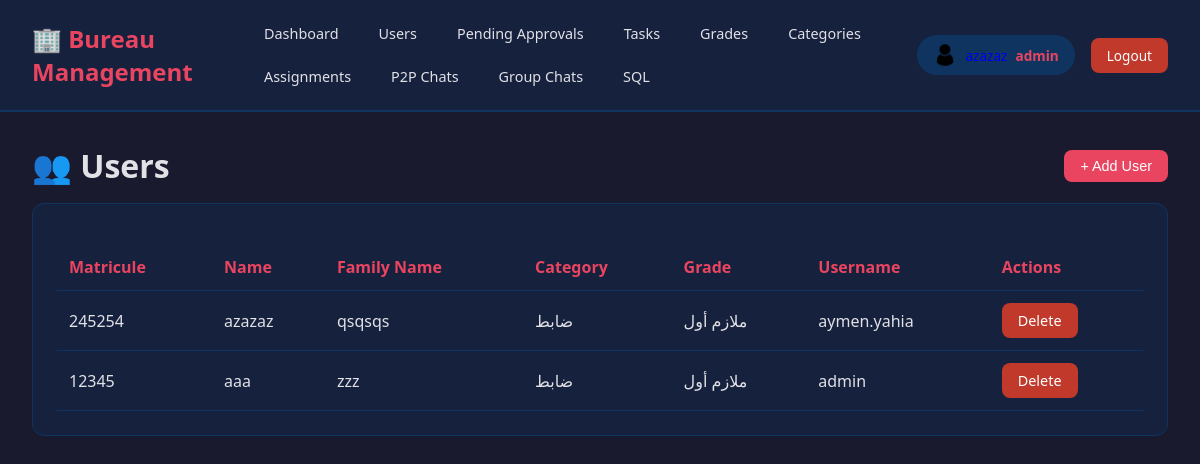
/web/users (signed in), run on an earlier commit of the app's database.
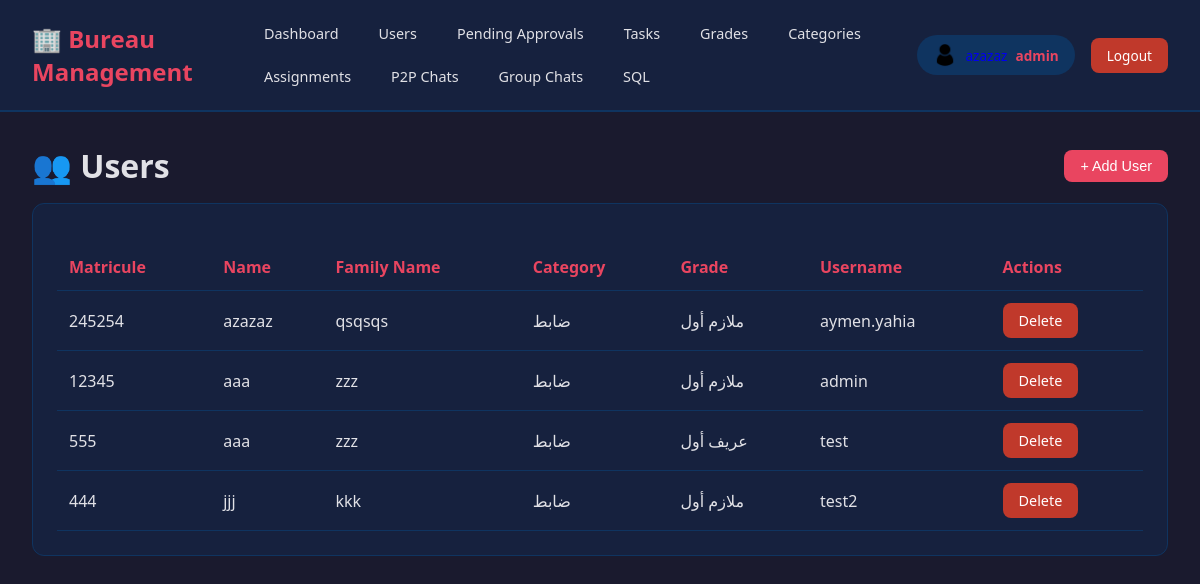
And on a later commit of the database.
### database.py (models this page shows)
class User(db.Model):
    __tablename__ = 'users'
    matricule = db.Column(db.Text, primary_key=True)
    name = db.Column(db.Text, nullable=False)
    family_name = db.Column(db.Text, nullable=False)
    category = db.Column(db.Integer, db.ForeignKey('categories.category_id'), nullable=False)
    grade = db.Column(db.Integer, db.ForeignKey('grades.grade_id'), nullable=False)
    user_name = db.Column(db.Text, nullable=False)
    password = db.Column(db.Text, nullable=False)
    profil_pic_url = db.Column(db.Text, nullable=False)
    user_role = db.Column(db.Integer, db.ForeignKey('user_roles.user_role_id'), nullable=False)
    is_approved = db.Column(db.Boolean, nullable=False, default=False)  # NEW: Approval status
    category_rel = db.relationship('Category', backref='users')
    grade_rel = db.relationship('Grade', backref='users')
    role_rel = db.relationship('UserRole', backref='users')
    approval_request = db.relationship('UserApprovalRequest', uselist=False, backref='user', cascade='all, delete-orphan')

class Category(db.Model):
    __tablename__ = 'categories'
    category_id = db.Column(db.Integer, primary_key=True)
    category_name = db.Column(db.Text, nullable=False)

class Grade(db.Model):
    __tablename__ = 'grades'
    grade_id = db.Column(db.Integer, primary_key=True)
    grade_name = db.Column(db.Text, nullable=False)

### app.py (the view)
@app.route('/web/users')
@admin_required
def web_users():
    users = User.query.all()
    grades = Grade.query.all()
    categories = Category.query.all()
    roles = UserRole.query.all()
    return render_template('tables/users.html', users=users, grades=grades, categories=categories, roles=roles)

### app.py (called while the page is built)
@app.context_processor
def inject_pending_approvals_count():
    def get_pending_approvals_count():
        return UserApprovalRequest.query.count()
    return dict(get_pending_approvals_count=get_pending_approvals_count)

### templates/tables/users.html (shortened to what this page needs)
{% extends "base.html" %}
{% block content %}
<div style="display: flex; justify-content: space-between; align-items: center; margin-bottom: 1rem;">
    <h1>👥 Users</h1>
    <button class="btn btn-primary" onclick="document.getElementById('addModal').classList.add('active')">+ Add User</button>
</div>
<div class="card">
    <table>
        <thead><tr><th>Matricule</th><th>Name</th><th>Family Name</th><th>Category</th><th>Grade</th><th>Username</th><th>Actions</th></tr></thead>
        <tbody>
            {% for user in users %}
            <tr><td>{{ user.matricule }}</td><td>{{ user.name }}</td><td>{{ user.family_name }}</td>
                <td>{{ user.category_rel.category_name if user.category_rel else user.category }}</td>
                <td>{{ user.grade_rel.grade_name if user.grade_rel else user.grade }}</td>
                <td>{{ user.user_name }}</td>
                <td><a href="{{ url_for('web_delete_user', matricule=user.matricule) }}" class="btn btn-danger" onclick="return confirm('Delete this user?')">Delete</a></td></tr>
            {% endfor %}
        </tbody>
    </table>
</div>
{% endblock %}

### templates/base.html (shortened to what this page needs)
<!DOCTYPE html>
<html lang="en">
<head>
</head>
<body>
    <nav class="navbar">
        <div class="navbar-left">
            <h1>🏢 Bureau Management</h1>
            <div class="nav-links">
                <a href="{{ url_for('dashboard') }}">Dashboard</a>
                {% if session.get('user_role') == 1 %}<a href="{{ url_for('web_users') }}">Users</a>{% endif %}
                {% if session.get('user_role') in [1, 2] %}<a href="{{ url_for('web_pending_approvals') }}">Pending Approvals</a>{% endif %}
                <a href="{{ url_for('web_tasks') }}">Tasks</a>
                {% if session.get('user_role') in [1, 2] %}<a href="{{ url_for('web_grades') }}">Grades</a>{% endif %}
                {% if session.get('user_role') in [1, 2] %}<a href="{{ url_for('web_categories') }}">Categories</a>{% endif %}
                {% if session.get('user_role') in [1, 2] %}<a href="{{ url_for('web_assignments') }}">Assignments</a>{% endif %}
                <a href="{{ url_for('web_p2p_chats') }}">P2P Chats</a>
                <a href="{{ url_for('web_group_chats') }}">Group Chats</a>
                {% if session.get('user_role') == 1 %}<a href="{{ url_for('web_sql') }}">SQL</a>{% endif %}
            </div>
        </div>
        <div class="user-info">
            <a href="{{ url_for('profile') }}" style="text-decoration: none;">
                <div class="user-badge" style="display: flex; align-items: center; gap: 0.5rem; cursor: pointer;">
                    <img src="{{ profile_pic if profile_pic is defined else '/static/uploads/profiles/default.png' }}"
                         alt="" style="width: 24px; height: 24px; border-radius: 50%; object-fit: cover;">
                    <span>{{ session.get('user_name', 'Guest') }}</span>
                    <span class="role">{{ session.get('user_role_name', 'Unknown') }}</span>
                </div>
            </a>
            <a href="{{ url_for('logout') }}" class="btn-logout">Logout</a>
        </div>
    </nav>
    <div class="container">
        {% block content %}{% endblock %}
    </div>
</body>
</html>

### templates/base.html (style rules this page uses)
* { margin: 0; padding: 0; box-sizing: border-box; }
body { font-family: 'Segoe UI', Tahoma, Geneva, Verdana, sans-serif; background: #1a1a2e; color: #e1e1e6; min-height: 100vh; }
.navbar { background: #16213e; padding: 1rem 2rem; display: flex; align-items: center; justify-content: space-between; border-bottom: 2px solid #0f3460; }
.navbar-left { display: flex; align-items: center; gap: 2rem; }
.navbar h1 { color: #e94560; font-size: 1.5rem; }
.nav-links { display: flex; gap: 0.5rem; flex-wrap: wrap; }
.nav-links a { color: #e1e1e6; text-decoration: none; padding: 0.5rem 1rem; border-radius: 8px; transition: all 0.3s; font-size: 0.9rem; }
.user-info { display: flex; align-items: center; gap: 1rem; }
.user-badge { background: #0f3460; padding: 0.5rem 1rem; border-radius: 20px; font-size: 0.85rem; }
.user-badge .role { color: #e94560; font-weight: bold; }
.btn-logout { background: #c0392b; color: white; padding: 0.5rem 1rem; border-radius: 8px; text-decoration: none; font-size: 0.85rem; transition: background 0.3s; }
.container { padding: 2rem; max-width: 1400px; margin: 0 auto; }
.card { background: #16213e; border-radius: 12px; padding: 1.5rem; margin-bottom: 1.5rem; border: 1px solid #0f3460; }
table { width: 100%; border-collapse: collapse; margin-top: 1rem; }
th, td { padding: 0.75rem; text-align: left; border-bottom: 1px solid #0f3460; }
th { color: #e94560; font-weight: 600; }
.btn { display: inline-block; padding: 0.5rem 1rem; border-radius: 8px; text-decoration: none; border: none; cursor: pointer; font-size: 0.9rem; transition: all 0.3s; }
.btn-primary { background: #e94560; color: white; }
.btn-danger { background: #c0392b; color: white; }

What changed in the data, as far as the page shows it:
added User: matricule "555", name "aaa", family_name "zzz", category_rel "ضابط", grade_rel "عريف أول", user_name "test"
added User: matricule "444", name "jjj", family_name "kkk", category_rel "ضابط", grade_rel "ملازم أول", user_name "test2"
